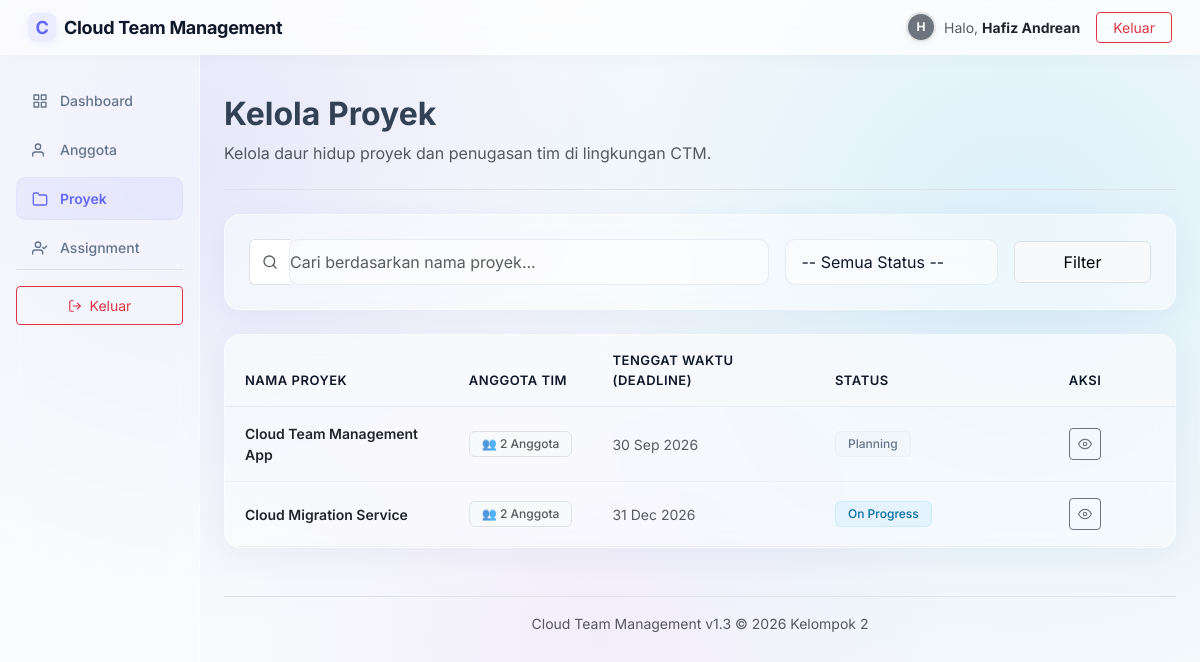
The page /proyek/index.php (signed in) on the database its author committed.
### tables this page shows
CREATE TABLE `proyek` (
  `id` INT AUTO_INCREMENT PRIMARY KEY,
  `nama_proyek` VARCHAR(100) NOT NULL,
  `deskripsi` TEXT NULL,
  `status` ENUM('direncanakan', 'berjalan', 'selesai', 'tertunda') NOT NULL DEFAULT 'direncanakan',
  `deadline` DATE NOT NULL,
  `created_at` TIMESTAMP DEFAULT CURRENT_TIMESTAMP,
  `updated_at` TIMESTAMP DEFAULT CURRENT_TIMESTAMP ON UPDATE CURRENT_TIMESTAMP
);

### proyek/index.php (the view, shortened to what this page needs)
<?php
require_once __DIR__ . '/../config/layout.php';
require_once __DIR__ . '/helper.php';
$db = Database::getConnection();
$search = isset($_GET['search']) ? trim($_GET['search']) : '';
$limit = 10;
$page = isset($_GET['page']) && is_numeric($_GET['page']) ? (int)$_GET['page'] : 1;
$offset = ($page - 1) * $limit;
try {
    $whereClauses = [];
    $params = [];
    if (($_SESSION['role'] ?? '') !== 'admin') {
        $anggotaId = $_SESSION['anggota_id'] ?? null;
        $whereClauses[] = "p.id IN (SELECT proyek_id FROM anggota_proyek WHERE anggota_id = :session_anggota_id)";
        $params[':session_anggota_id'] = $anggotaId ? (int)$anggotaId : 0;
    }
    $whereSql = '';
    if (!empty($whereClauses)) {
        $whereSql = "WHERE " . implode(" AND ", $whereClauses);
    }
    $query = "
        SELECT p.*, (SELECT COUNT(*) FROM anggota_proyek WHERE proyek_id = p.id) AS member_count
        FROM proyek p
        $whereSql
        ORDER BY p.deadline ASC
        LIMIT :limit OFFSET :offset
    ";
    $stmt = $db->prepare($query);
    foreach ($params as $key => $val) {
        $stmt->bindValue($key, $val, PDO::PARAM_STR);
    }
    $stmt->bindValue(':limit', $limit, PDO::PARAM_INT);
    $stmt->bindValue(':offset', $offset, PDO::PARAM_INT);
    $stmt->execute();
    $projects = $stmt->fetchAll();
} catch (PDOException $e) {
    $_SESSION['flash_error'] = 'Database error: ' . $e->getMessage();
    $projects = [];
    $totalProjects = 0;
    $planningProjects = 0;
    $progressProjects = 0;
    $completedProjects = 0;
    $filteredTotal = 0;
    $totalPages = 1;
}
?>
<div class="d-flex justify-content-between flex-wrap flex-md-nowrap align-items-center pt-3 pb-2 mb-4 border-bottom">
    <div>
        <h1 class="h2 fw-bold welcome-title" id="page-title">Kelola Proyek</h1>
        <p class="welcome-subtitle text-muted">Kelola daur hidup proyek dan penugasan tim di lingkungan CTM.</p>
    </div>
</div>
<div class="card border-0 shadow-sm p-4 mb-4">
    <form method="GET" action="index.php" class="row g-3 align-items-center">
        <div class="col-12 col-md-6 col-lg-7">
            <div class="input-group">
                <span class="input-group-text bg-white border-end-0 text-muted">
                    <svg width="16" height="16" viewBox="0 0 24 24" fill="none" stroke="currentColor" stroke-width="2" stroke-linecap="round" stroke-linejoin="round"><circle cx="11" cy="11" r="8"></circle><line x1="21" y1="21" x2="16.65" y2="16.65"></line></svg>
                </span>
                <input type="text" name="search" class="form-control border-start-0 ps-0" placeholder="Cari berdasarkan nama proyek..." value="<?php echo htmlspecialchars($search); ?>">
            </div>
        </div>
        <div class="col-12 col-sm-6 col-md-3 col-lg-3">
            <select name="status" class="form-select">
                <option value="">-- Semua Status --</option>
            </select>
        </div>
        <div class="col-12 col-sm-6 col-md-3 col-lg-2 d-flex gap-2">
            <button type="submit" class="btn btn-light border w-100 py-2">Filter</button>
        </div>
    </form>
</div>
<div class="card border-0 shadow-sm p-0 mb-4 overflow-hidden">
    <div class="table-responsive">
        <table class="table table-hover table-custom mb-0">
            <thead>
                <tr>
                    <th>Nama Proyek</th>
                    <th>Anggota Tim</th>
                    <th>Tenggat Waktu (Deadline)</th>
                    <th style="width: 180px;">Status</th>
                    <th style="width: 180px;" class="text-center">Aksi</th>
                </tr>
            </thead>
            <tbody>
                <?php if (empty($projects)): ?>
                    <tr>
                        <td colspan="5" class="text-center text-muted py-5">
                            <div class="mb-2">📂</div>
                            <div>Tidak ada proyek ditemukan.</div>
                        </td>
                    </tr>
                <?php else: ?>
                    <?php foreach ($projects as $p): ?>
                        <tr>
                            <td class="fw-semibold text-dark text-wrap" style="max-width: 300px;">
                                <?php echo htmlspecialchars($p['nama_proyek']); ?>
                            </td>
                            <td>
                                <span class="badge bg-light text-muted border px-2 py-1 small">
                                    👥 <?php echo (int)$p['member_count']; ?> Anggota
                                </span>
                            </td>
                            <td class="text-muted">
                                <?php echo date('d M Y', strtotime($p['deadline'])); ?>
                            </td>
                            <td>
                                <?php echo getProjectStatusBadge($p['status'], $p['deadline']); ?>
                            </td>
                            <td>
                                <div class="d-flex justify-content-center gap-2">
                                    <a href="detail.php?id=<?php echo $p['id']; ?>" class="btn btn-outline-secondary btn-sm d-inline-flex align-items-center justify-content-center" style="width: 32px; height: 32px;" title="Detail">
                                        <svg width="14" height="14" viewBox="0 0 24 24" fill="none" stroke="currentColor" stroke-width="2" stroke-linecap="round" stroke-linejoin="round"><path d="M1 12s4-8 11-8 11 8 11 8-4 8-11 8-11-8-11-8z"></path><circle cx="12" cy="12" r="3"></circle></svg>
                                    </a>
                                </div>
                            </td>
                        </tr>
                    <?php endforeach; ?>
                <?php endif; ?>
            </tbody>
        </table>
    </div>
</div>

### proyek/helper.php (shortened to what this page needs)
<?php
function getProjectStatusLabel($status) {
    switch ($status) {
        case 'direncanakan':
            return 'Planning';
        case 'berjalan':
            return 'On Progress';
    }
}
function getProjectStatusBadge($status, $deadline) {
    $statusLabel = getProjectStatusLabel($status);
    $badgeClass = 'badge-planning';
    switch ($status) {
        case 'berjalan':
            $badgeClass = 'badge-progress';
            break;
    }
    $html = '<span class="badge ' . $badgeClass . '">' . htmlspecialchars($statusLabel) . '</span>';
    $today = date('Y-m-d');
    return $html;
}

### assets/css/style.css (style rules this page uses)
:root { --bg-color: #f8fafc; --card-bg: rgba(255, 255, 255, 0.45); --card-border: rgba(255, 255, 255, 0.45); --primary-color: #6366f1; --primary-hover: #4f46e5; --primary-glow: rgba(99, 102, 241, 0.15); --text-main: #0f172a; --text-muted: #64748b; --text-body: #334155; --border-color: rgba(226, 232, 240, 0.8); --glass-shadow: 0 8px 32px 0 rgba(31, 38, 135, 0.05); }
body { background: radial-gradient(circle at 15% 20%, rgba(99, 102, 241, 0.12) 0%, transparent 40%), radial-gradient(circle at 85% 30%, rgba(14, 165, 233, 0.12) 0%, transparent 45%), radial-gradient(circle at 50% 80%, rgba(168, 85, 247, 0.08) 0%, transparent 40%), #f8fafc; color: var(--text-body); font-family: 'Inter', -apple-system, BlinkMacSystemFont, "Segoe UI", Roboto, sans-serif; overflow-x: hidden; min-height: 100vh; }
.card, .card-summary { background: var(--card-bg) !important; backdrop-filter: blur(16px) !important; -webkit-backdrop-filter: blur(16px) !important; border: 1px solid var(--card-border) !important; border-radius: 16px !important; box-shadow: var(--glass-shadow) !important; transition: transform 0.25s cubic-bezier(0.4, 0, 0.2, 1), box-shadow 0.25s cubic-bezier(0.4, 0, 0.2, 1), border-color 0.25s ease; }
.form-control, .form-select { background: rgba(255, 255, 255, 0.5) !important; border: 1px solid var(--border-color) !important; border-radius: 10px !important; padding: 10px 16px; color: var(--text-main); transition: all 0.25s ease; }
.table-custom { background-color: transparent !important; border: none !important; border-radius: 12px; overflow: hidden; }
.table-custom th { background-color: rgba(248, 250, 252, 0.5) !important; border-bottom: 1px solid var(--border-color) !important; font-weight: 600; font-size: 13px; color: var(--text-main); padding: 16px 20px; text-transform: uppercase; letter-spacing: 0.5px; }
.table-custom td { padding: 16px 20px; font-size: 14px; vertical-align: middle; border-bottom: 1px solid rgba(226, 232, 240, 0.5); background-color: transparent !important; }
.table-responsive { border-radius: 12px; overflow: hidden; }
.badge { padding: 6px 12px !important; border-radius: 6px !important; font-weight: 500 !important; font-size: 12px !important; }
.badge-planning { background-color: rgba(241, 245, 249, 0.8) !important; color: #64748b !important; border: 1px solid rgba(148, 163, 184, 0.1) !important; }
.badge-progress { background-color: rgba(224, 242, 254, 0.8) !important; color: #0369a1 !important; border: 1px solid rgba(14, 165, 233, 0.1) !important; }

### rows shown on the page
proyek: nama_proyek "Cloud Team Management App", member_count "2", deadline "30 Sep 2026", status "Planning"
proyek: nama_proyek "Cloud Migration Service", member_count "2", deadline "31 Dec 2026", status "On Progress"

### other values the page prints
substr($currentUser['nama'] ?? $currentUser['username'], 0, 1) "H"
$currentUser['nama'] "Hafiz Andrean"
